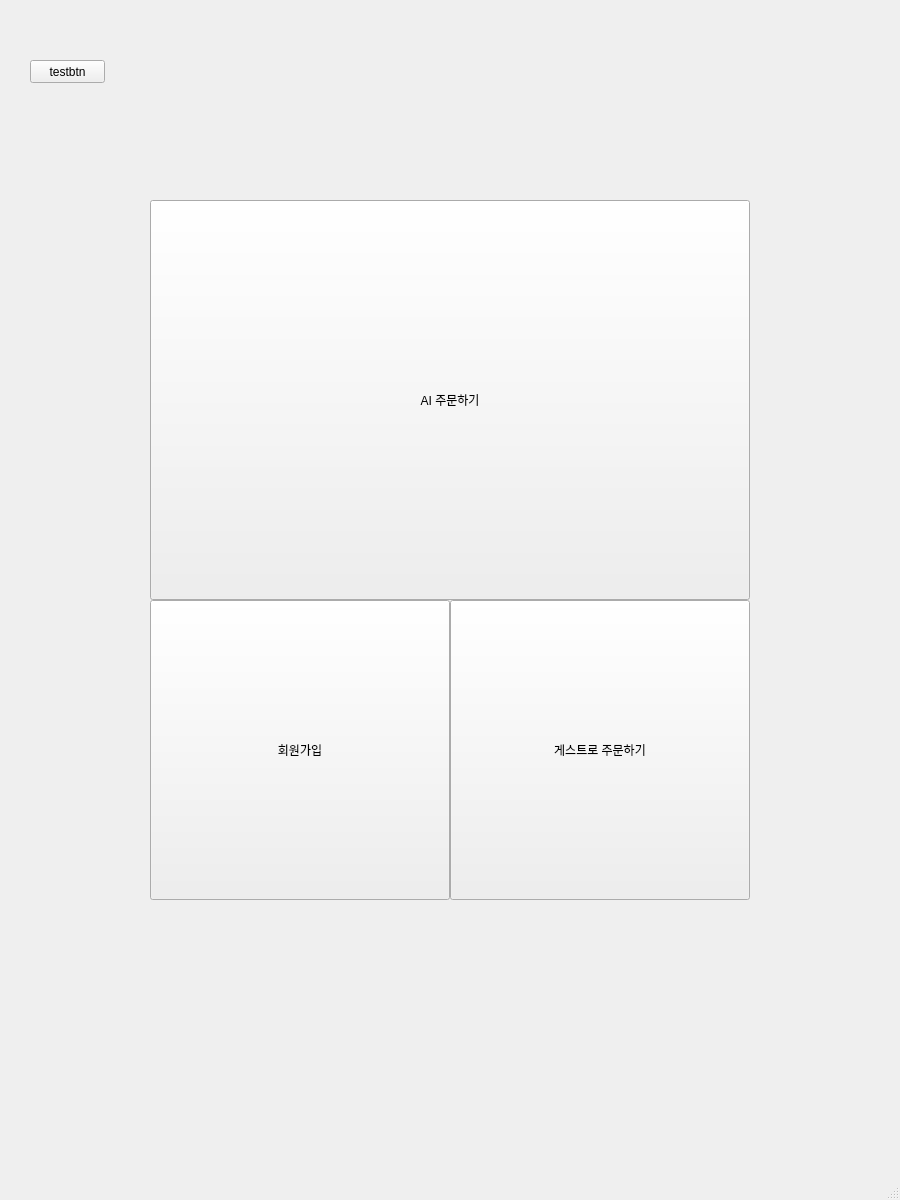
<?xml version="1.0" encoding="UTF-8"?>
<ui version="4.0">
 <class>MainWindow</class>
 <widget class="QMainWindow" name="MainWindow">
  <property name="geometry">
   <rect>
    <x>0</x>
    <y>0</y>
    <width>900</width>
    <height>1200</height>
   </rect>
  </property>
  <property name="windowTitle">
   <string>MainWindow</string>
  </property>
  <widget class="QWidget" name="centralwidget">
   <widget class="QPushButton" name="btn_login">
    <property name="geometry">
     <rect>
      <x>150</x>
      <y>200</y>
      <width>600</width>
      <height>400</height>
     </rect>
    </property>
    <property name="styleSheet">
     <string notr="true">font: 30pt &quot;HY헤드라인M&quot;;</string>
    </property>
    <property name="text">
     <string>AI 주문하기</string>
    </property>
   </widget>
   <widget class="QPushButton" name="btn_register">
    <property name="geometry">
     <rect>
      <x>150</x>
      <y>600</y>
      <width>300</width>
      <height>300</height>
     </rect>
    </property>
    <property name="styleSheet">
     <string notr="true">font: 20pt &quot;HY헤드라인M&quot;;</string>
    </property>
    <property name="text">
     <string>회원가입</string>
    </property>
   </widget>
   <widget class="QPushButton" name="a">
    <property name="geometry">
     <rect>
      <x>30</x>
      <y>60</y>
      <width>75</width>
      <height>23</height>
     </rect>
    </property>
    <property name="text">
     <string>testbtn</string>
    </property>
   </widget>
   <widget class="QPushButton" name="btn_register_2">
    <property name="geometry">
     <rect>
      <x>450</x>
      <y>600</y>
      <width>300</width>
      <height>300</height>
     </rect>
    </property>
    <property name="styleSheet">
     <string notr="true">font: 20pt &quot;HY헤드라인M&quot;;</string>
    </property>
    <property name="text">
     <string>게스트로 주문하기</string>
    </property>
   </widget>
  </widget>
  <widget class="QMenuBar" name="menubar">
   <property name="geometry">
    <rect>
     <x>0</x>
     <y>0</y>
     <width>900</width>
     <height>22</height>
    </rect>
   </property>
  </widget>
  <widget class="QStatusBar" name="statusbar"/>
 </widget>
 <resources/>
 <connections/>
</ui>
